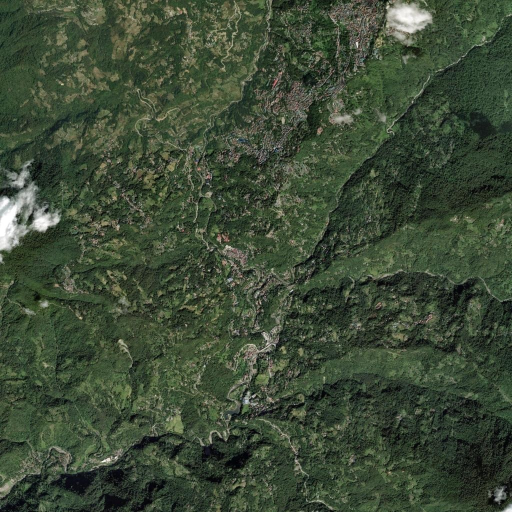
#> input picture data/twins/gangtok/orthophoto.jpg, 1024 x 1024 px (shown at 1/2 size)
$ python generate_hero_poster.py
#> lines starting #> are read from the running program, lines starting #| are printed output that depends on the picture
#!/usr/bin/env python3
"""
scripts/generate_hero_poster.py
Generates golden-hour cinematic 3D mountain landscape posters
for instant hero LCP first-paint on desktop and mobile.
"""

from pathlib import Path
import numpy as np
from PIL import Image, ImageEnhance, ImageFilter

ROOT_DIR = Path(__file__).resolve().parent.parent
TWIN_DIR = ROOT_DIR / "data" / "twins" / "gangtok"
PUB_DIR = ROOT_DIR / "apps" / "web" / "public"
PUB_DIR.mkdir(parents=True, exist_ok=True)

def generate_posters():
    ortho_path = TWIN_DIR / "orthophoto.jpg"
    normal_path = TWIN_DIR / "normal_map.png"
    slope_path = TWIN_DIR / "slope.png"

    ortho = Image.open(ortho_path).convert("RGB")
#> ortho is the input picture: PIL image 1024x1024 RGB; mean R, G, B 61.4, 74.8, 54.5
    normal = Image.open(normal_path).convert("RGB")
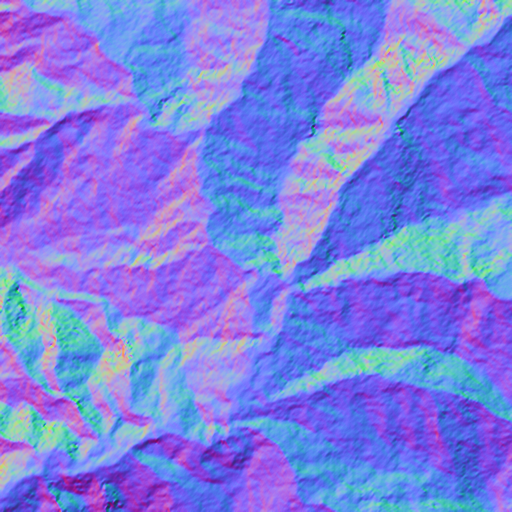
#> input picture data/twins/gangtok/normal_map.png, 512 x 512 px
#> normal is the input picture: PIL image 512x512 RGB; mean R, G, B 125.1, 127.8, 227.3
    slope = Image.open(slope_path).convert("L")
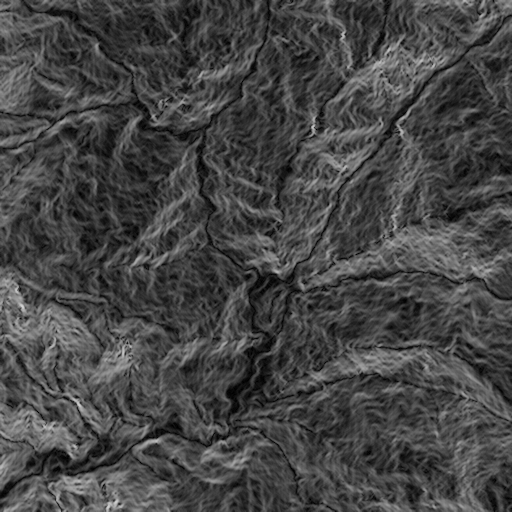
#> input picture data/twins/gangtok/slope.png, 512 x 512 px
#> slope is the input picture: PIL image 512x512 L; min 0, max 212, mean 70

    # Resize to 2560x1440
    target_w, target_h = 2560, 1440
    ortho_lg = ortho.resize((target_w, target_h), Image.Resampling.LANCZOS)
    normal_lg = normal.resize((target_w, target_h), Image.Resampling.BILINEAR)
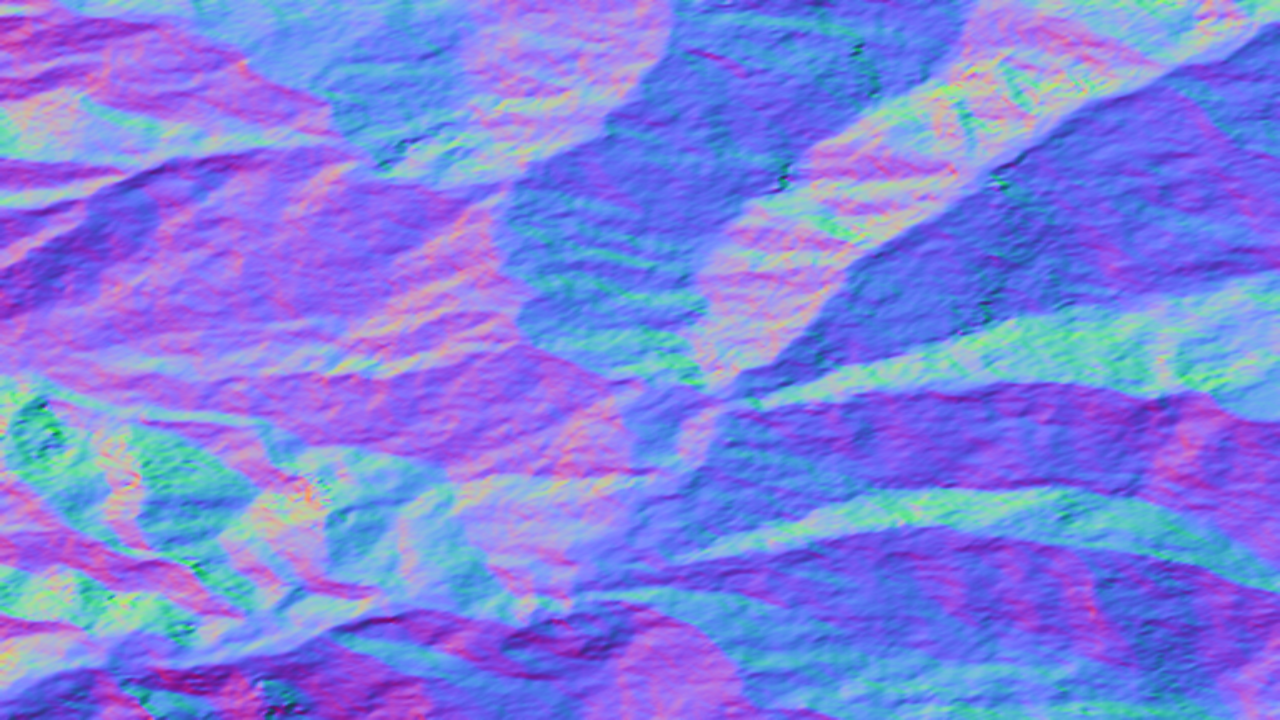
#> normal_lg: PIL image 2560x1440 RGB (shown at 1/2 size); mean R, G, B 125.1, 127.8, 227.3
    slope_lg = slope.resize((target_w, target_h), Image.Resampling.BILINEAR)
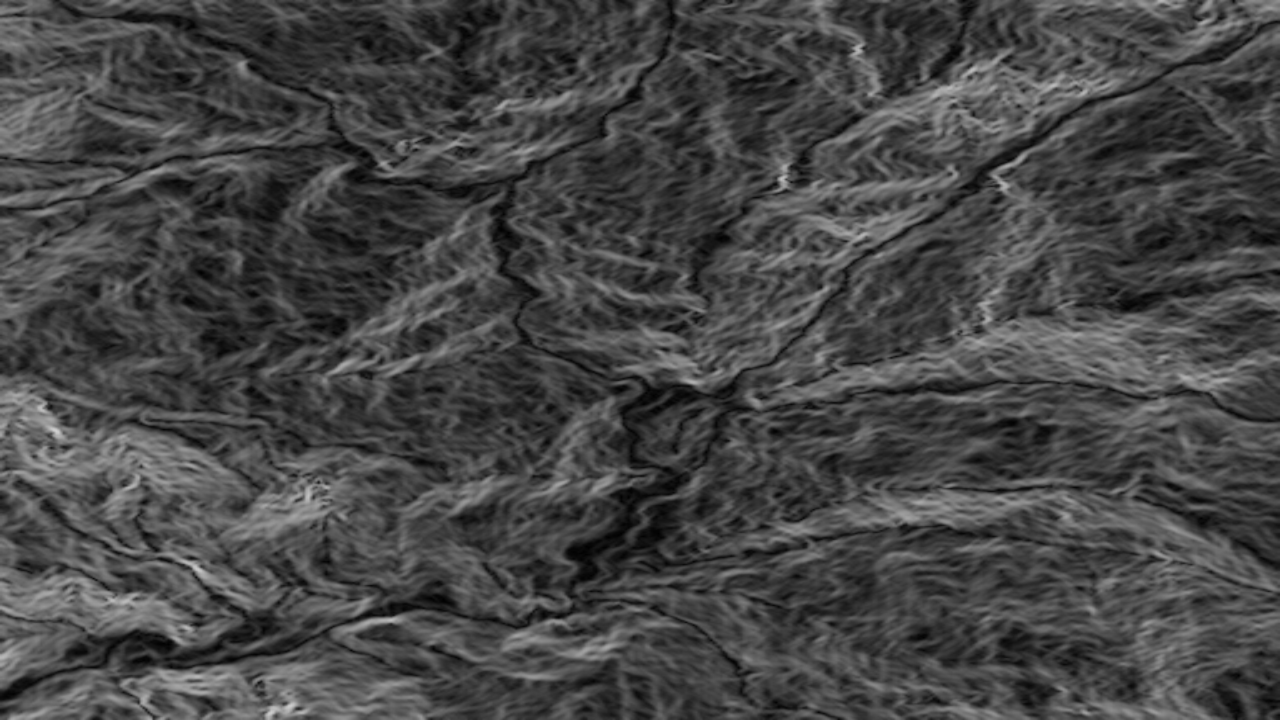
#> slope_lg: PIL image 2560x1440 L (shown at 1/2 size); min 0, max 210, mean 70

    # Compute directional golden-hour lighting from normal map
    # Light direction: azimuth 240 deg (South-West afternoon sun), elevation 32 deg
    # L = [cos(el)*sin(az), cos(el)*cos(az), sin(el)]
    norm_arr = (np.asarray(normal_lg, dtype=np.float32) / 255.0) * 2.0 - 1.0 # [-1, 1]

    # Sun vector
    az = np.radians(240.0)
    el = np.radians(35.0)
    lx = np.cos(el) * np.sin(az)
    ly = np.cos(el) * np.cos(az)
    lz = np.sin(el)
    light_vec = np.array([lx, ly, lz], dtype=np.float32)
    light_vec /= np.linalg.norm(light_vec)

    # N dot L hillshade
    n_dot_l = np.clip(
        norm_arr[..., 0] * light_vec[0] +
        norm_arr[..., 1] * light_vec[1] +
        norm_arr[..., 2] * light_vec[2],
        0.0, 1.0
    )
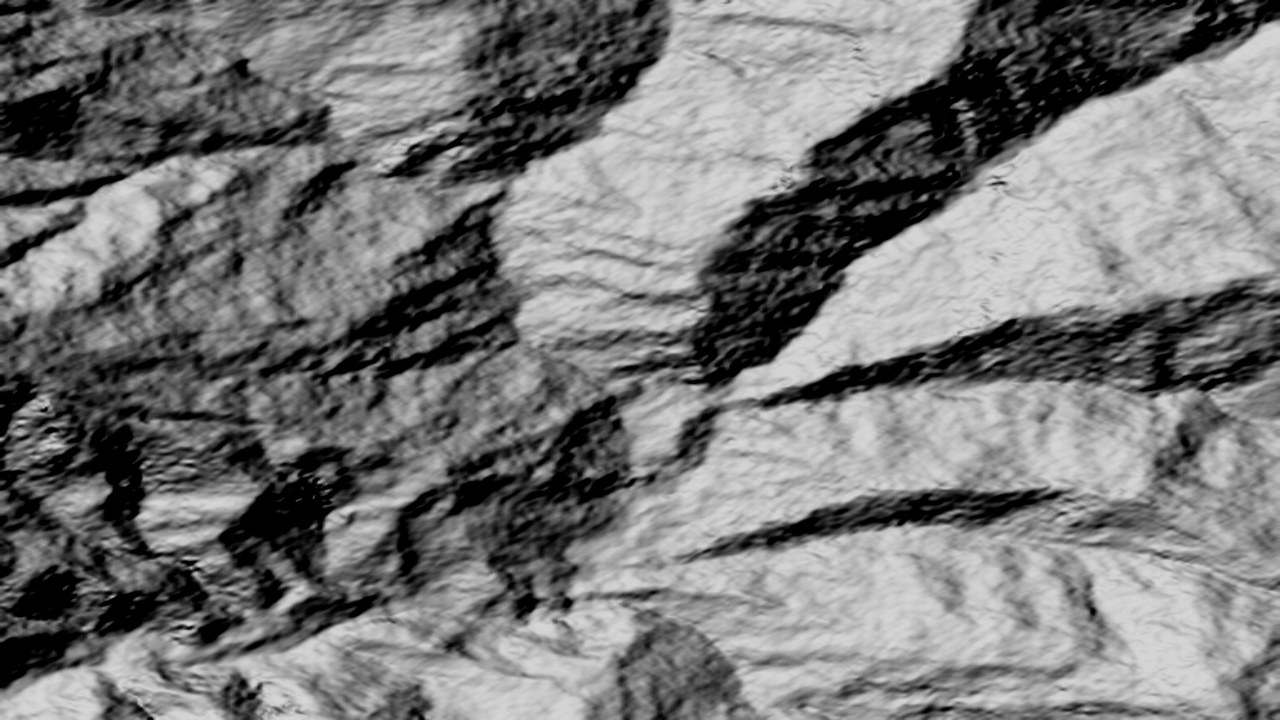
#> n_dot_l: shape (1440, 2560) float32 (shown at 1/2 size); min 0, max 0.848, mean 0.473

    # Atmospheric grading: warm golden highlights, deep teal/forest shadows
    ortho_arr = np.asarray(ortho_lg, dtype=np.float32)
    shaded = ortho_arr * (0.45 + 0.65 * n_dot_l[..., None])
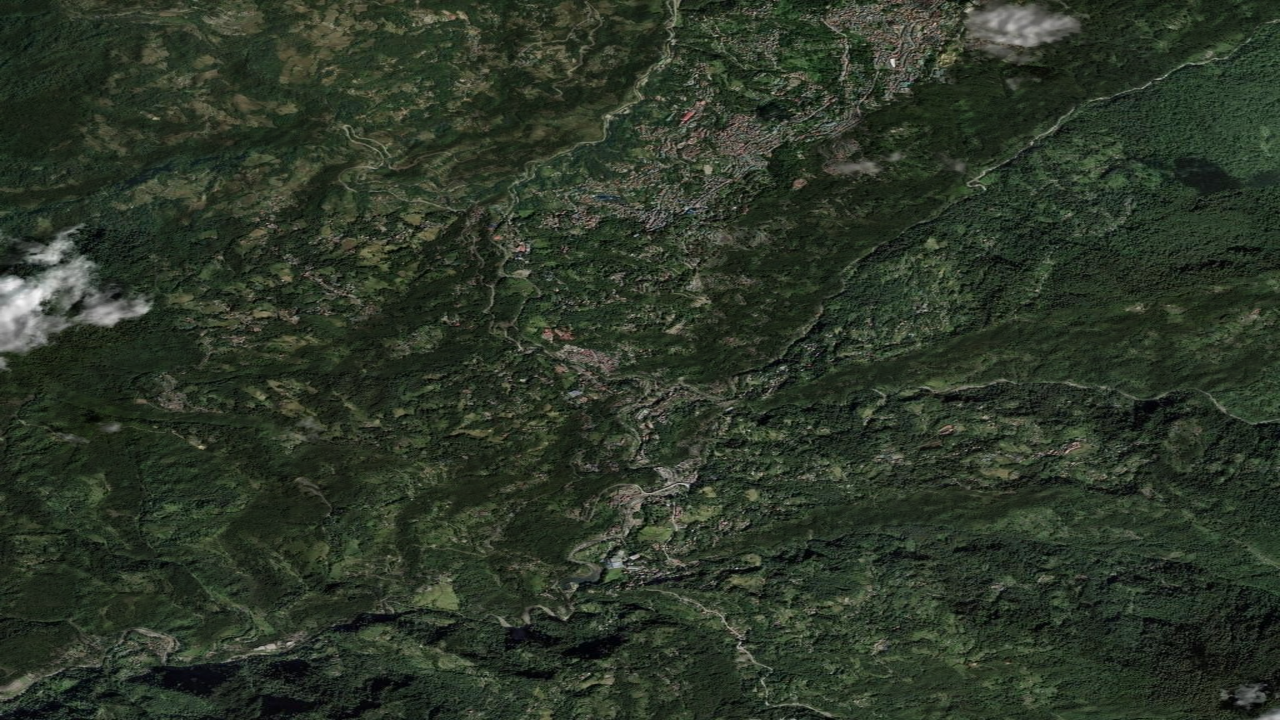
#> shaded: shape (1440, 2560, 3) float32 (shown at 1/2 size); mean R, G, B 45.3, 55.1, 40.5

    # Add golden tint to lit faces
    shaded[..., 0] *= (1.0 + 0.18 * n_dot_l) # warm red
    shaded[..., 1] *= (1.0 + 0.12 * n_dot_l) # golden yellow
    shaded[..., 2] *= (0.85 + 0.15 * (1.0 - n_dot_l)) # cool blue/green in shadows

    # Atmospheric ridge haze gradient (higher towards background/horizon)
    y_coords = np.linspace(0.0, 1.0, target_h)[:, None, None]
    haze_intensity = (1.0 - y_coords) ** 2.2 * 0.35
    haze_color = np.array([11, 42, 24], dtype=np.float32) # #0b2a18 deep Himalayan haze

    shaded = shaded * (1.0 - haze_intensity) + haze_color * haze_intensity
    shaded = np.clip(shaded, 0.0, 255.0).astype(np.uint8)

    final_img = Image.fromarray(shaded, mode="RGB")
    final_img = ImageEnhance.Contrast(final_img).enhance(1.12)
    final_img = ImageEnhance.Color(final_img).enhance(1.08)

    # 1. Desktop 2560x1440 WebP and JPG
    out_webp = PUB_DIR / "poster_hero_gangtok.webp"
    out_jpg = PUB_DIR / "poster_hero_gangtok.jpg"
    final_img.save(out_webp, format="WEBP", quality=92)
    final_img.save(out_jpg, format="JPEG", quality=90)
#> (the run stopped early here; a loop or call above may not have finished)
